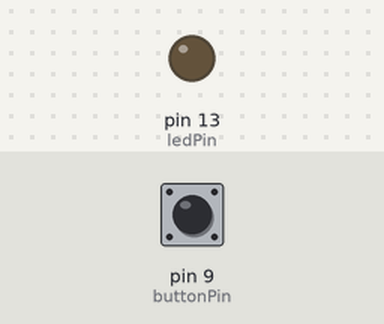
A sketch run on a simulated Arduino Leonardo, built with avr-gcc and run on an emulated ATmega32U4. Parts: output pins drawn as LEDs (lit = HIGH). The inputs (shaded band) are chosen by the test bench; at power-on: pin 9 (buttonPin) HIGH. USB keyboard and mouse output is not drawn.

Above: at 1.2 s.
1.3 s: pin 9 (buttonPin) pulled LOW for 0.15 s
At 1.6 s:
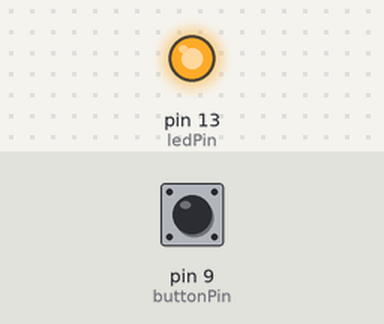
3.5 s: pin 9 (buttonPin) pulled LOW for 3.2 s
At 8.2 s:
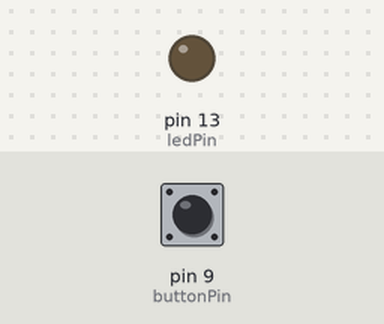
Timing chart, 0 to 9.7 s (numbered marks = the images above; inputs shaded):
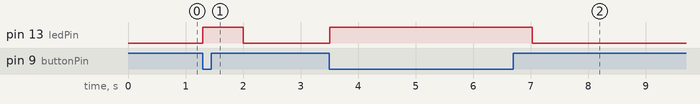

Measured:
- after the input at 1.3 s, pin 13 (ledPin): LOW → HIGH at once, → LOW 0.70 s later
- after the input at 3.5 s, pin 13 (ledPin): LOW → HIGH at once, → LOW 3.5 s later

The sketch:

KeyboardLogout.ino
```cpp
/*
  Keyboard logout

  This sketch demonstrates the Keyboard library

  Originally from [File]->[Examples]->[USB]->[Keyboard].
  Modified to use the Beetje Board with CNTRL-ATL-DEL Blok (key attached to pin 9)
  Project website: https://github.com/aspro648/Beetje-Bloks


  On Windows, CTRL-ALT-DEL followed by ALT-l
  On Ubuntu, CTRL-ALT-DEL, and ENTER
  On OSX, CMD-SHIFT-q

  To wake: Spacebar.

  Circuit:
  - Arduino Leonardo or Micro
  - wire to connect D2 to ground

  created 6 Mar 2012
  modified 27 Mar 2012
  by Tom Igoe

  This example is in the public domain.

  http://www.arduino.cc/en/Tutorial/KeyboardLogout
*/

#define OSX 0
#define WINDOWS 1
#define UBUNTU 2

#include "Keyboard.h"

// change this to match your platform:
int platform = WINDOWS;
int buttonPin = 9;
int ledPin = 13;


void setup() {
  // make buttonPin an input and turn on the pull-up resistor so it goes high unless
  // connected to ground:
  pinMode(buttonPin, INPUT_PULLUP);
  pinMode(ledPin, OUTPUT);
  Keyboard.begin();
}

void loop() {
  while (digitalRead(buttonPin) == HIGH) {
    // do nothing until buttonPin goes low
    digitalWrite(ledPin, LOW);
    delay(10);
  }
  //delay(1000);
  digitalWrite(ledPin, HIGH);

  switch (platform) {
    case OSX:
      Keyboard.press(KEY_LEFT_GUI);
      // Shift-Q logs out:
      Keyboard.press(KEY_LEFT_SHIFT);
      Keyboard.press('Q');
      delay(100);
      Keyboard.releaseAll();
      // enter:
      Keyboard.write(KEY_RETURN);
      break;
    case WINDOWS:
      // CTRL-ALT-DEL:
      Keyboard.press(KEY_LEFT_CTRL);
      Keyboard.press(KEY_LEFT_ALT);
      Keyboard.press(KEY_DELETE);
      delay(100);
      Keyboard.releaseAll();
      // ALT-l:
      //delay(1000);
      Keyboard.write(KEY_RETURN);
      delay(100);
      Keyboard.write(KEY_RETURN);
      //Keyboard.press(KEY_LEFT_ALT);
      //Keyboard.press('l');
      //Keyboard.releaseAll();
      break;
    case UBUNTU:
      // CTRL-ALT-DEL:
      Keyboard.press(KEY_LEFT_CTRL);
      Keyboard.press(KEY_LEFT_ALT);
      Keyboard.press(KEY_DELETE);
      delay(1000);
      Keyboard.releaseAll();
      // Enter to confirm logout:
      Keyboard.write(KEY_RETURN);
      break;
  }
  delay(500);

}
```
